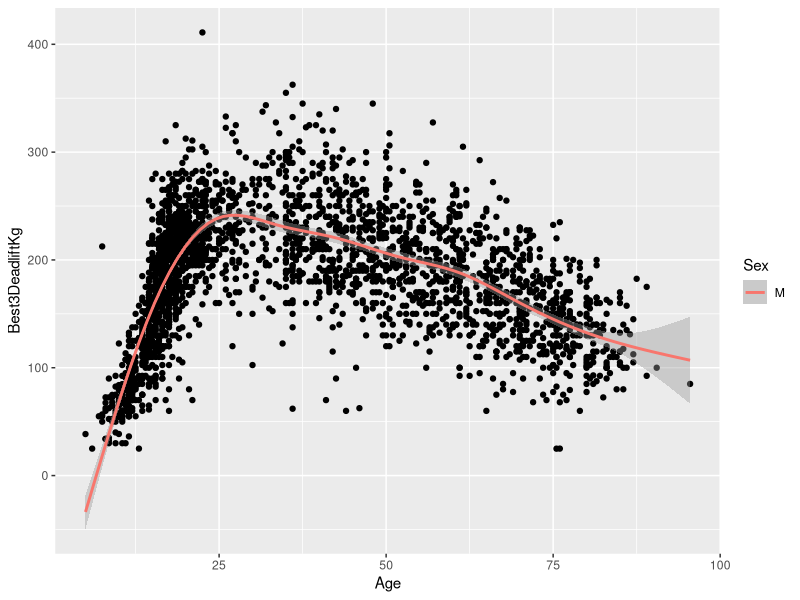
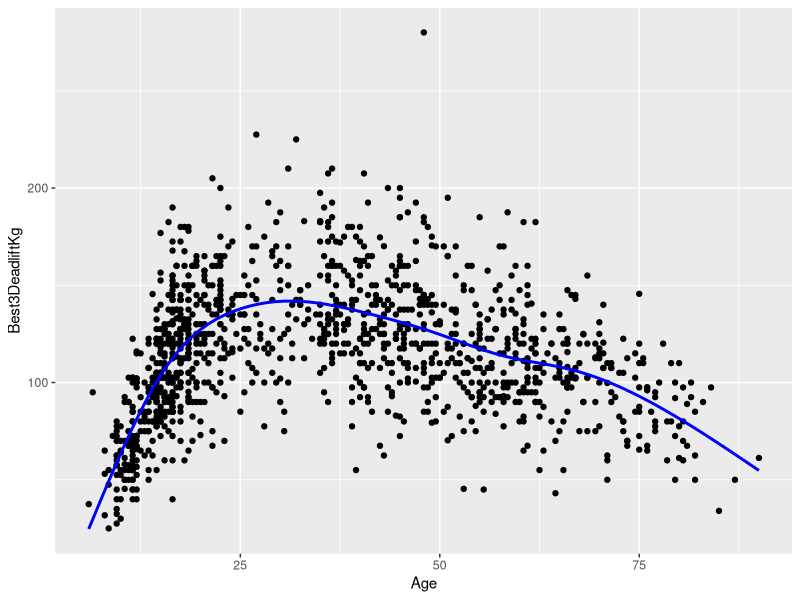
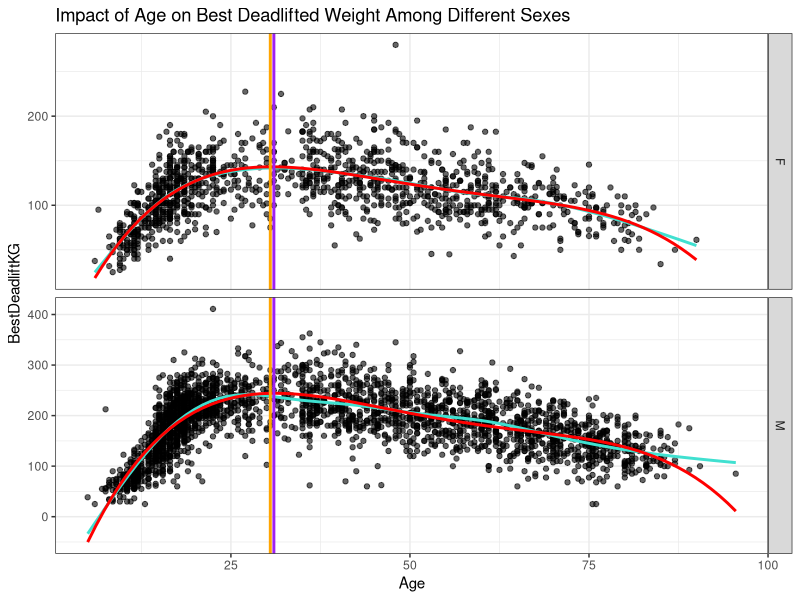
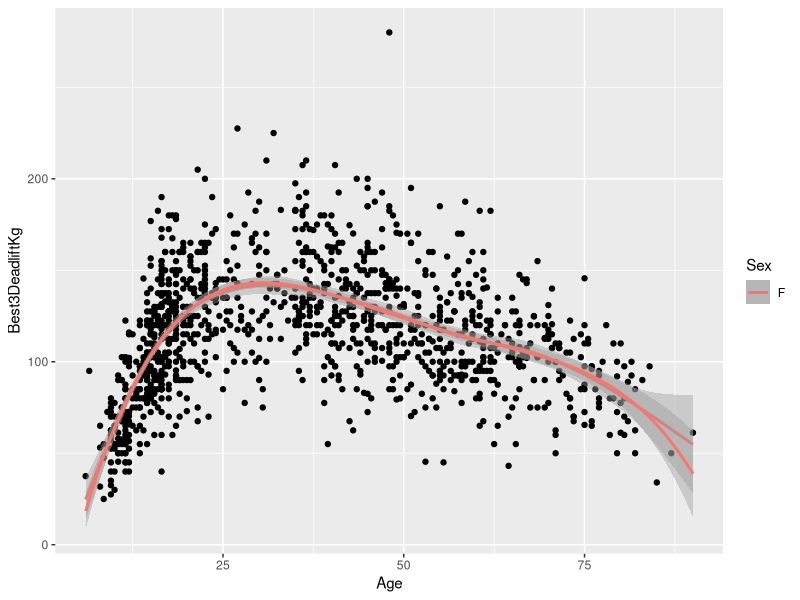

These figures' R source, in order:
## ---- chunk 1

# add squat and bench?
library(tidyverse)
library(readr)
powerlift <- read.csv("smshel21/powerlifting/module/data_1/powerlift_sample_data_updated.csv")

powerlift_n <- read.csv("smshel21/powerlifting/exploration/data_1/powerlift_data_new.csv")

powerlift_new <- powerlift |>
  filter(Event == "SBD") |>
  filter(Equipment %in% c("Raw", "Single-ply")) |>
  filter(Place != "DQ") |>
  filter(Place != "NS") |>
  drop_na(Place) |>
  filter(Place != "G") |>
  filter(Place != "DD") |>
  drop_na(Age) |>
  drop_na(AgeClass)


powerlift_new$SexIND = ifelse(powerlift_new$Sex == "M", 1, 0)


library(tidyverse)
#powerlift <- read.csv("smshel21/data/powerlift_sample_data_updated.csv")


#powerlift$SexIND = ifelse(powerlift$Sex == "M", 1, 0)

powerlift_m <-  powerlift_new |>

  filter(Sex == "M")

ggplot(data = powerlift_m, aes(x = Age, y = Best3DeadliftKg)) +
  geom_point() +
  geom_smooth(aes(colour = Sex))

powerlift_f <- powerlift_new |>
  filter(Sex == "F")

ggplot(data = powerlift_f, aes(x = Age, y = Best3DeadliftKg)) +
  geom_point() +
  geom_smooth(color = "blue", se = FALSE) #+
  #geom_smooth(color = "red", method = "lm", formula = y ~ poly(x, 5), se = FALSE)
## ---- chunk 2
male <- lm(data = powerlift_m, Best3DeadliftKg ~ poly(Age, 4))
predict_m <- predict(object = male, newdata = tibble(Age = powerlift_m$Age))
male_peak <- powerlift_m$Age[which.max(predict_m)]


female <- lm(data = powerlift_f, Best3DeadliftKg ~ poly(Age, 4))
predict_f <- predict(object = female, newdata = tibble(Age = powerlift_f$Age))
female_peak <- powerlift_f$Age[which.max(predict_f)]

ggplot(data = powerlift_new, aes(x = Age, y = Best3DeadliftKg)) +
  geom_point(alpha = .6) +
  geom_smooth(colour = "turquoise", se = FALSE) +
 geom_smooth(colour = "red", method = "lm", formula = y ~ poly(x, 4), se = FALSE) +
  facet_grid(Sex~., scales = "free_y") +
  guides(colour = "none") +
  geom_vline(xintercept = male_peak, colour = "purple", size = 1) +
  geom_vline(xintercept = female_peak, colour = "orange", size = 1) +
  theme_bw() +
  labs(y = "BestDeadliftKG", title = "Impact of Age on Best Deadlifted Weight Among Different Sexes")
# confidence interval
## ---- chunk 3
DL <- lm(data = powerlift_new, Best3DeadliftKg ~ Age + SexIND + I(Age^2))
summary(DL)
## ---- chunk 4

ggplot(data = powerlift_f, aes(x = Age, y = Best3DeadliftKg)) +
  geom_point() +
  geom_smooth(aes(colour = Sex)) +
 geom_smooth(aes(colour = Sex), method = "lm", formula = y ~ poly(x, 4))

## ---- chunk 5
DL_fin <- lm(data = powerlift_new, Best3DeadliftKg ~ Age + I(Age^5) + SexIND + Age:SexIND + I(Age^5):SexIND)
summary(DL_fin)
## ---- chunk 6
library(broom)
model <- lm(data = powerlift_new, Best3DeadliftKg ~ Age + SexIND + Age:SexIND + I(Age^2) + I(Age^2):SexIND + I(Age^3) + I(Age^4))
summary(model)

male <- lm(data = powerlift_m, Best3DeadliftKg ~ poly(Age, 4))
predict_m <- predict(object = male, newdata = tibble(Age = powerlift_m$Age))
male_peak <- powerlift_m$Age[which.max(predict_m)]


female <- lm(data = powerlift_f, Best3DeadliftKg ~ poly(Age, 4))
predict_f <- predict(object = female, newdata = tibble(Age = powerlift_f$Age))
female_peak <- powerlift_f$Age[which.max(predict_f)]

